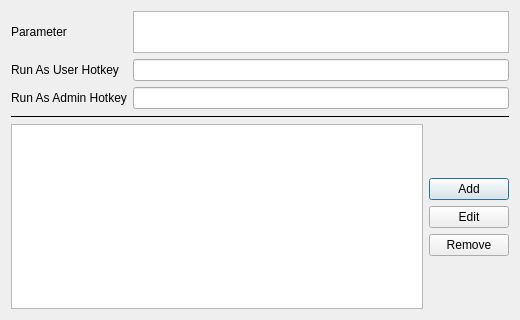
<?xml version="1.0" encoding="UTF-8"?>
<ui version="4.0">
 <class>SettingsDialog</class>
 <widget class="QDialog" name="SettingsDialog">
  <property name="geometry">
   <rect>
    <x>0</x>
    <y>0</y>
    <width>520</width>
    <height>320</height>
   </rect>
  </property>
  <property name="font">
   <font>
    <stylestrategy>PreferAntialias</stylestrategy>
   </font>
  </property>
  <property name="focusPolicy">
   <enum>Qt::ClickFocus</enum>
  </property>
  <property name="windowTitle">
   <string>SettingsDialog</string>
  </property>
  <layout class="QVBoxLayout" name="verticalLayout" stretch="1,0,2">
   <item>
    <widget class="QWidget" name="widget" native="true">
     <property name="focusPolicy">
      <enum>Qt::ClickFocus</enum>
     </property>
     <layout class="QGridLayout" name="gridLayout">
      <property name="leftMargin">
       <number>0</number>
      </property>
      <property name="topMargin">
       <number>0</number>
      </property>
      <property name="rightMargin">
       <number>0</number>
      </property>
      <property name="bottomMargin">
       <number>0</number>
      </property>
      <item row="2" column="1">
       <widget class="KeyCombinationInputer" name="runAsAdminHotkeyEdit">
        <property name="toolTip">
         <string>&lt;html&gt;&lt;head/&gt;&lt;body&gt;&lt;p&gt;Keying the ESC to cancel and keying the Delete to remove hotkey.&lt;/p&gt;&lt;/body&gt;&lt;/html&gt;</string>
        </property>
       </widget>
      </item>
      <item row="1" column="1">
       <widget class="KeyCombinationInputer" name="runAsUserHotkeyEdit">
        <property name="toolTip">
         <string>&lt;html&gt;&lt;head/&gt;&lt;body&gt;&lt;p&gt;Keying the ESC to cancel and keying the Delete to remove hotkey.&lt;/p&gt;&lt;/body&gt;&lt;/html&gt;</string>
        </property>
       </widget>
      </item>
      <item row="2" column="0">
       <widget class="QLabel" name="runAsAdminHotkeyLbl">
        <property name="focusPolicy">
         <enum>Qt::ClickFocus</enum>
        </property>
        <property name="text">
         <string>Run As Admin Hotkey</string>
        </property>
       </widget>
      </item>
      <item row="1" column="0">
       <widget class="QLabel" name="runAsUserHotkeyLbl">
        <property name="focusPolicy">
         <enum>Qt::ClickFocus</enum>
        </property>
        <property name="text">
         <string>Run As User Hotkey</string>
        </property>
       </widget>
      </item>
      <item row="0" column="0">
       <widget class="QLabel" name="parameterLbl">
        <property name="focusPolicy">
         <enum>Qt::ClickFocus</enum>
        </property>
        <property name="text">
         <string>Parameter</string>
        </property>
       </widget>
      </item>
      <item row="0" column="1">
       <widget class="QTextEdit" name="parameterEdit">
        <property name="maximumSize">
         <size>
          <width>16777215</width>
          <height>42</height>
         </size>
        </property>
       </widget>
      </item>
     </layout>
    </widget>
   </item>
   <item>
    <widget class="Line" name="line">
     <property name="focusPolicy">
      <enum>Qt::ClickFocus</enum>
     </property>
     <property name="frameShadow">
      <enum>QFrame::Plain</enum>
     </property>
     <property name="orientation">
      <enum>Qt::Horizontal</enum>
     </property>
    </widget>
   </item>
   <item>
    <widget class="QWidget" name="widget_2" native="true">
     <property name="focusPolicy">
      <enum>Qt::ClickFocus</enum>
     </property>
     <layout class="QHBoxLayout" name="horizontalLayout">
      <property name="leftMargin">
       <number>0</number>
      </property>
      <property name="topMargin">
       <number>0</number>
      </property>
      <property name="rightMargin">
       <number>0</number>
      </property>
      <property name="bottomMargin">
       <number>0</number>
      </property>
      <item>
       <widget class="QTableWidget" name="executableTable">
        <property name="editTriggers">
         <set>QAbstractItemView::NoEditTriggers</set>
        </property>
        <property name="selectionMode">
         <enum>QAbstractItemView::SingleSelection</enum>
        </property>
        <property name="selectionBehavior">
         <enum>QAbstractItemView::SelectRows</enum>
        </property>
        <property name="verticalScrollMode">
         <enum>QAbstractItemView::ScrollPerPixel</enum>
        </property>
        <property name="horizontalScrollMode">
         <enum>QAbstractItemView::ScrollPerPixel</enum>
        </property>
        <property name="wordWrap">
         <bool>false</bool>
        </property>
       </widget>
      </item>
      <item>
       <widget class="QWidget" name="widget_3" native="true">
        <property name="focusPolicy">
         <enum>Qt::ClickFocus</enum>
        </property>
        <layout class="QVBoxLayout" name="verticalLayout_2">
         <property name="leftMargin">
          <number>0</number>
         </property>
         <property name="topMargin">
          <number>0</number>
         </property>
         <property name="rightMargin">
          <number>0</number>
         </property>
         <property name="bottomMargin">
          <number>0</number>
         </property>
         <item>
          <spacer name="verticalSpacer_2">
           <property name="orientation">
            <enum>Qt::Vertical</enum>
           </property>
           <property name="sizeHint" stdset="0">
            <size>
             <width>20</width>
             <height>2</height>
            </size>
           </property>
          </spacer>
         </item>
         <item>
          <widget class="QPushButton" name="addExeBtn">
           <property name="text">
            <string>Add</string>
           </property>
          </widget>
         </item>
         <item>
          <widget class="QPushButton" name="editExeBtn">
           <property name="text">
            <string>Edit</string>
           </property>
          </widget>
         </item>
         <item>
          <widget class="QPushButton" name="removeExeBtn">
           <property name="text">
            <string>Remove</string>
           </property>
          </widget>
         </item>
         <item>
          <spacer name="verticalSpacer">
           <property name="orientation">
            <enum>Qt::Vertical</enum>
           </property>
           <property name="sizeHint" stdset="0">
            <size>
             <width>20</width>
             <height>2</height>
            </size>
           </property>
          </spacer>
         </item>
        </layout>
       </widget>
      </item>
     </layout>
    </widget>
   </item>
  </layout>
 </widget>
 <customwidgets>
  <customwidget>
   <class>KeyCombinationInputer</class>
   <extends>QLineEdit</extends>
   <header>keycombination_inputer.h</header>
  </customwidget>
 </customwidgets>
 <resources/>
 <connections/>
</ui>
